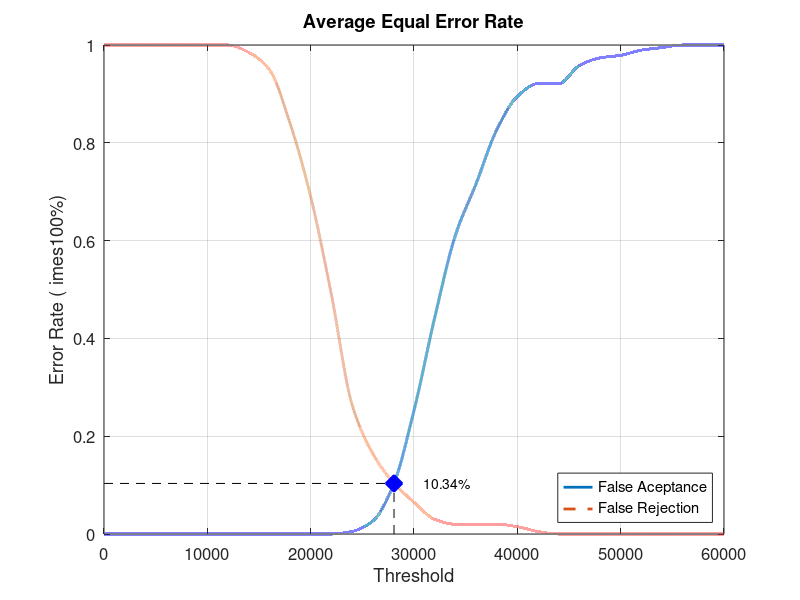
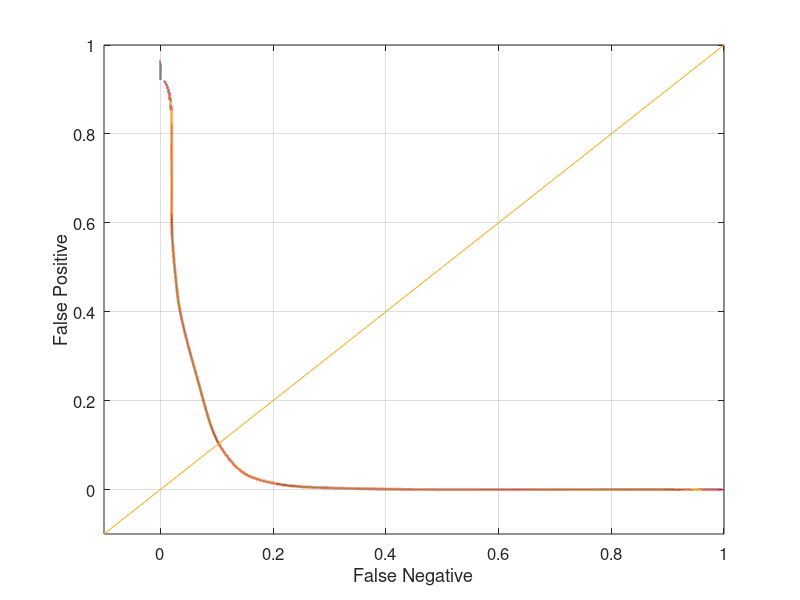

Write MATLAB code to recreate these figures, in order.
close all;
clear;
clc;
x = 0:2000:60000;
xq = 0:0.5:60000;

y0 = [0 0 0 0 0 0 0 0 0 0 0 0 0.00526316 0.0263158 0.1 0.252632 0.442105 0.610526 0.715789 0.826316 0.894737 0.921053 0.921053 0.957895 0.973684 0.978947 0.989474 0.994737 1 1 1]
yy0 = interp1(x, y0, xq, 'pchip');
y1 = [1 1 1 1 1 1 1 0.985 0.95 0.84 0.69 0.49 0.265 0.165 0.105 0.065 0.03 0.02 0.02 0.02 0.015 0.005 0 0 0 0 0 0 0 0 0]
yy1 = interp1(x, y1, xq, 'pchip');

% Calculating EER: 
y2 = abs(y0 - y1);
find(y2 == min(y2))
yy2 = abs(yy0 - yy1);
xEER = find(yy2 == min(yy2));
xEERIndex = xq(xEER) % X-axis EER
yEER = yy0(xEER) % Y-axis EER

main = figure
plot(xq, yy0,'-','LineWidth', 2);	hold on
plot(xq, yy1,'--','LineWidth', 2);	hold on
plot([xEERIndex xEERIndex], [0 yEER], 'k--');	hold on
plot([0 xEERIndex], [yEER yEER], 'k--');	hold on
plot(xEERIndex, yEER, 'bx', 'LineWidth', 10);	hold on
text(xEERIndex + 10 * xEERIndex / 100, yEER, [num2str(round((10000 * yEER)) / 100) '%'])
legend('False Aceptance', 'False Rejection', 'Location', 'SouthEast')
xlabel('Threshold')
ylabel('Error Rate (	imes100%)')
title('Average Equal Error Rate')
set(gca, 'FontSize', 12)
axis([0 60000 0 1])
grid on

print(main, 'Database1_4Main', '-dpng');
FNRxFPR = figure('Color', [1 1 1]);
plot(yy1, yy0, '-', yy1, yy0, 'LineWidth', 2);
hold on
y = -0.1:0.1:1
plot(y, y); 
set(gca, 'FontSize', 12)
xlabel('False Negative')
ylabel('False Positive')
axis([-0.1 1 -0.1 1])
set(gca, 'FontSize', 12)
grid on

print(FNRxFPR, 'Database1_4FNRxFPR','-dpng');
